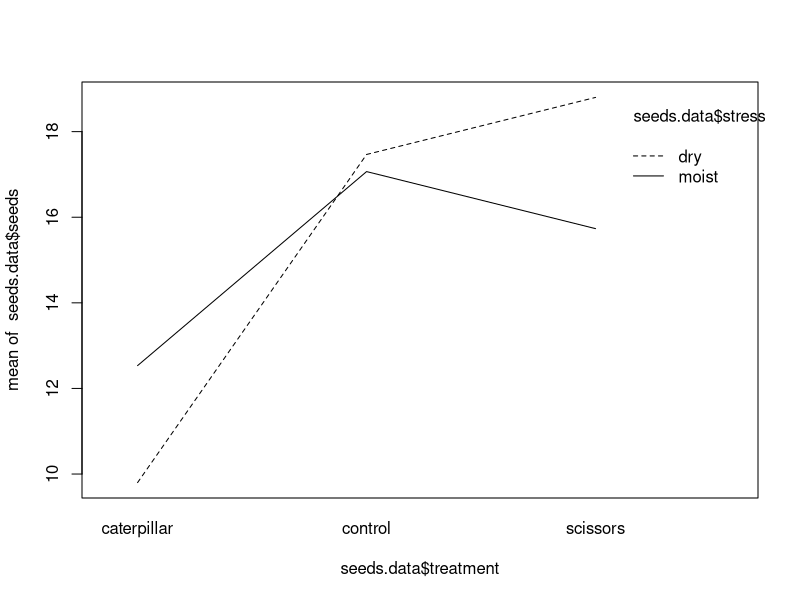

This figure's R source:
seeds.data = read.csv("seeds.csv")
head(seeds.data)

levels(seeds.data$treatment)
levels(seeds.data$stress)

# Zielgroesse: Anzahl der Sammen
# Einflussgroesse:  Treatment: controll, caterpillar, scissors
#                   Stress: dry, moist

# Modell:
#   seeds ~Poisson(mue_i)
#         mue_i ) EW[seeds_i] = linearer Praedikator
# Modell0: seeds ~ 1
# Modell1: seeds ~ 1+ treatment
# Modell2: seeds ~ 1+ treatment + stress
# Modell3: seeds ~ 1+ treatment + stress + treatment:stress

seeds.glm0 = glm(seeds~1, data=seeds.data, family = poisson(link="identity"))
seeds.glm1 = glm(seeds~1+treatment, data=seeds.data, family = poisson(link="identity"))
seeds.glm2 = glm(seeds~1+treatment+stress, data=seeds.data, family = poisson(link="identity"))
seeds.glm3 = glm(seeds~1+treatment+stress+ treatment:stress, data=seeds.data, family = poisson(link="identity"))

X = model.matrix(seeds.glm1)
head(X)
# h_0: beta != 0 fuer ein j elem(1,2)

logLik(seeds.glm0)
logLik(seeds.glm1)

test.stat = 2*(logLik(seeds.glm1)-logLik(seeds.glm0))

qchisq(0.95, df=2)
## Ueberschreitungswkt
1-pchisq(test.stat,df=2)

anova(seeds.glm0, seeds.glm1,seeds.glm2, seeds.glm3, test="LRT")

interaction.plot(seeds.data$treatment, seeds.data$stress, seeds.data$seeds)
